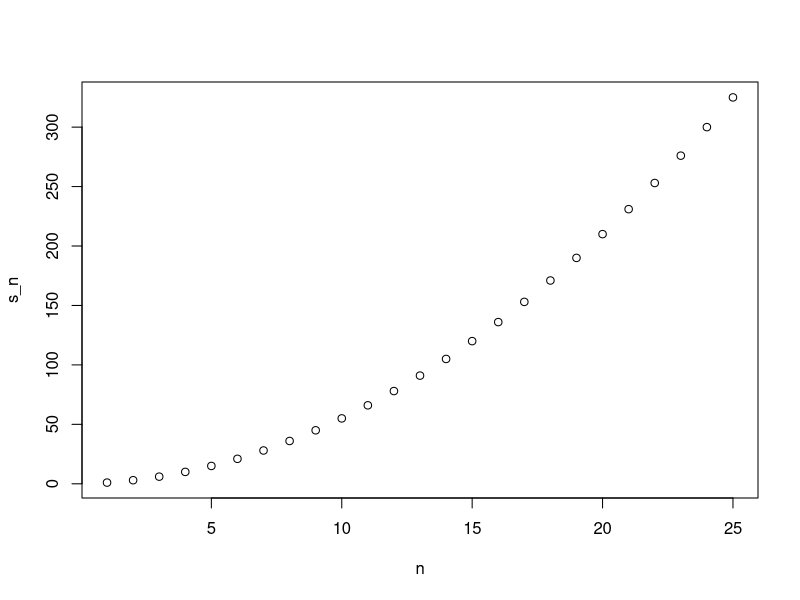
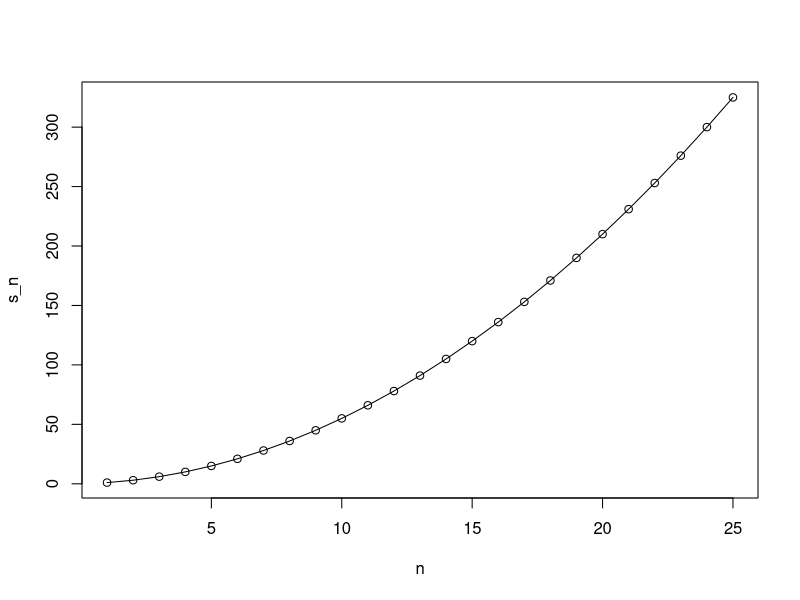
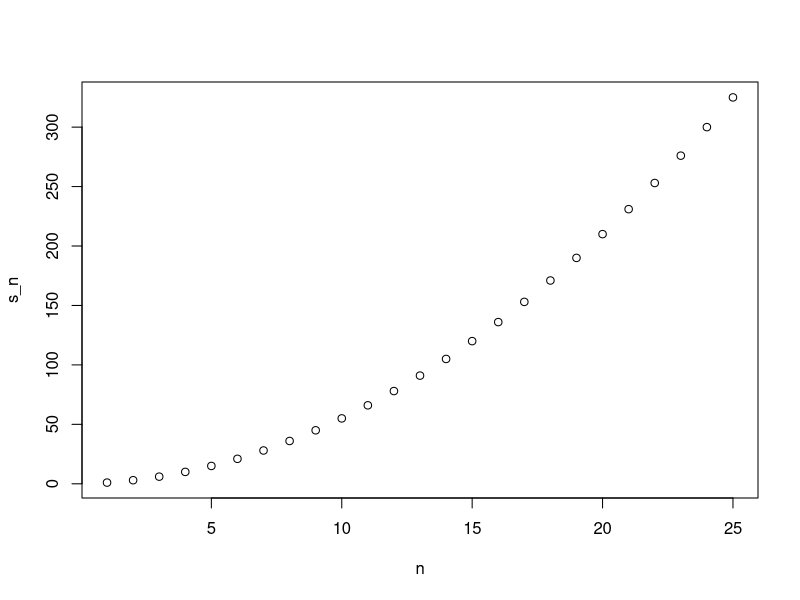
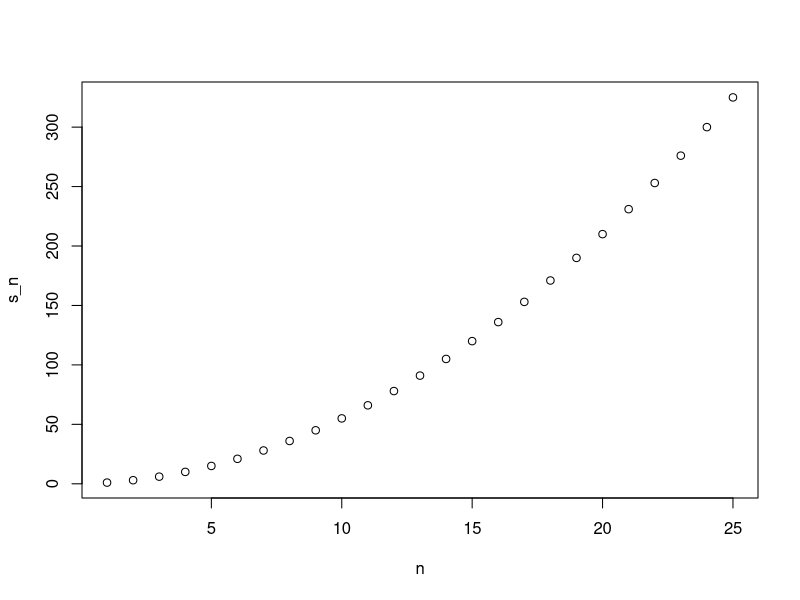
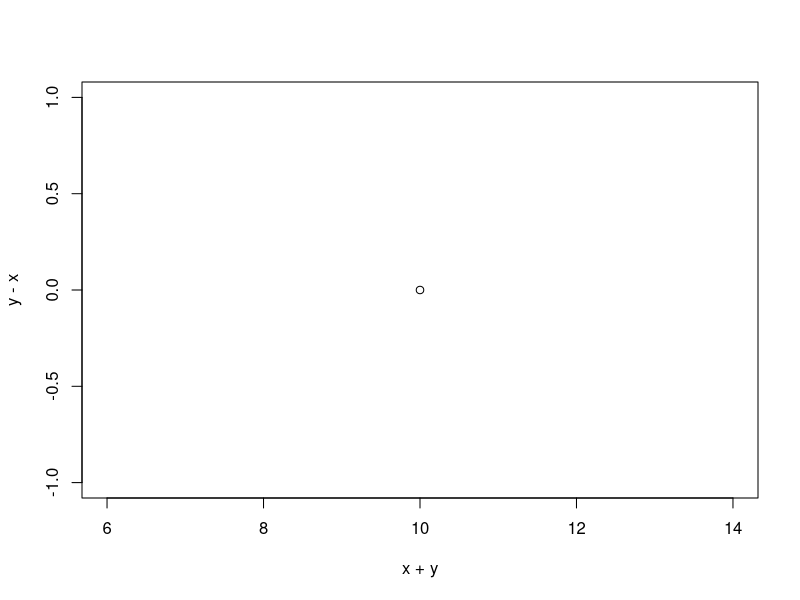
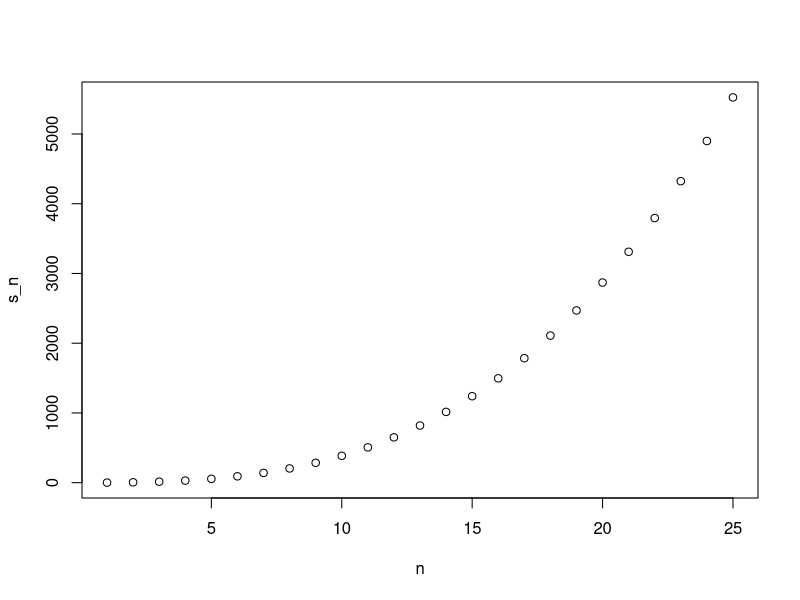

R code for these plots, in order:
# --------------------------------------------------------------------------------
#
# Conditional Expressions and Functions 14)
#
# --------------------------------------------------------------------------------

# Setup
library(dplyr)
library(dslabs)
data(murders)

a <- 0

if(a!=0){
     print(1/a)
} else{
     print("No reciprocal for 0.")
}
#> [1] "No reciprocal for 0."

# Let’s look at one more example using the US murders data frame:
     
murder_rate <- murders$total/murders$population*100000

# Here is a very simple example that tells us which states, if any, have a
# murder rate lower than 0.5 per 100,000. The if statement protects us from the
# case in which no state satisfies the condition.

ind <- which.min(murder_rate)

if(murder_rate[ind] < 0.5){
     print(murders$state[ind]) 
} else{
     print("No state has murder rate that low")
}
#> [1] "Vermont"

#If we try it again with a rate of 0.25, we get a different answer:
     
if(murder_rate[ind] < 0.25){
     print(murders$state[ind]) 
     } else{
          print("No state has a murder rate that low.")
     }
#> [1] "No state has a murder rate that low."

a <- 0
ifelse(a > 0, 1/a, NA)
#> [1] NA

# The function is particularly useful because it works on vectors. It examines
# each entry of the logical vector and returns elements from the vector provided
# in the second argument, if the entry is TRUE, or elements from the vector
# provided in the third argument, if the entry is FALSE.

a <- c(0,1,2,-4,5)
result <- ifelse(a > 0, 1/a, NA)

data(na_example)
no_nas <- ifelse(is.na(na_example), 0, na_example) 
sum(is.na(no_nas))
#> [1] 0

# Two other useful functions are any and all. The any function takes a vector of
# logicals and returns TRUE, if any of the entries is TRUE. The all function
# takes a vector of logicals and returns TRUE, if all of the entries are TRUE.
# Here is an example:
     
z <- c(TRUE, TRUE, FALSE)
any(z)
#> [1] TRUE
all(z)
#> [1] FALSE

avg <- function(x){
     s <- sum(x)
     n <- length(x)
     s/n
}

# Now avg is a function that computes the mean:
     
x <- 1:100
identical(mean(x), avg(x))
#> [1] TRUE

# Notice that variables defined inside a function are not saved in the
# workspace. So while we use s and n when we call avg, the values are created
# and changed only during the call. Here is an illustrative example:
     
s <- 3
avg(1:10)
#> [1] 5.5
s
#> [1] 3

compute_s_n <- function(n) {
     x <- 1:n
     sum(x)
}

for(i in 1:5){
     print(i)
}
#> [1] 1
#> [1] 2
#> [1] 3
#> [1] 4
#> [1] 5

# And here is the for-loop we would write for our Sn example:
     
m <- 25
s_n <- vector(length = m) # create an empty vector
     for(n in 1:m){
          s_n[n] <- compute_s_n(n)
     }

# Now we can create a plot to search for a pattern:
     
n <- 1:m
plot(n, s_n)

plot(n, s_n)
lines(n, n*(n+1)/2)

# -----------------------------------------------------------
# Vectorization and functionals
# -----------------------------------------------------------

# Although for-loops are an important concept to understand, in R we rarely use
# them. As you learn more R, you will realize that vectorization is the
# preferred over for-loops since it results in shorter and clearer code. We
# already saw examples in the Vector Arithmetic Section. A vectorized function
# is a function that will apply the same operation on each of the vectors.

x <- 1:10
sqrt(x)
#>  [1] 1.00 1.41 1.73 2.00 2.24 2.45 2.65 2.83 3.00 3.16
y <- 1:10
x*y
#>  [1]   1   4   9  16  25  36  49  64  81 100

# To make this calculation, there is no need for for-loops. But not all
# functions work this way. For instance, the function we just wrote,
# compute_s_n, does not work element-wise since it is expecting a scalar. This
# piece of code does not run the function on each entry of n:
     
n <- 1:25
compute_s_n(n)

# Functionals are functions that help us apply the same function to each entry
# in a vector, matrix, data frame or list. Here we cover the functional that
# operates on numeric, logical and character vectors: sapply.

# The function sapply permits us to perform element-wise operations on any
# function. Here is how it works:
     
x <- 1:10
sapply(x, sqrt)
#>  [1] 1.00 1.41 1.73 2.00 2.24 2.45 2.65 2.83 3.00 3.16

# Here each element of x is passed on to the function sqrt and the result is
# returned. These results are concatenated. In this case, the result is a vector
# of the same length as the original x. This implies that the for-loop above can
# be written as follows:
     
n <- 1:25
s_n <- sapply(n, compute_s_n)
plot(n, s_n)

# -----------------------------------------------------------
# Map
# -----------------------------------------------------------

# Another series of functionals are provided by the purrr package. These are
# similar to sapply, but, in some instances, they are somewhat easier to use for
# beginners. The general idea is the same

library(purrr)
n <- 1:25
s_n <- map(n, compute_s_n)

# One advantage that becomes clear later is that with the purrr functionals you
# know what type of object you will get back. This is different with sapply that
# can return several different types. The map function always returns a list.

class(s_n)
#> [1] "list"

# If we want a numeric vector we can instead use:
     
s_n <- map_dbl(n, compute_s_n)
plot(n, s_n)

# -----------------------------------------------------------
# Matrices
# -----------------------------------------------------------

# Matrices are another type of object that are common in R. Matrices are similar
# to data frames in that they are two dimensional: they have rows and columns.
# However, like numeric, character and logical vectors, entries in matrices have
# to be all the same type. For this reason data frames are much more useful for
# storing data, since we can have characters, factors and numbers in them.

# Yet matrices have a major advantage over data frames and it’s that we can
# perform a very powerful type of mathematics operations with them called matrix
# algebra. We do not describe these operations in this book, but much of what
# happens in the background when you perform a data analysis involves matrices.
# For this reason, and others, some of the functions we will learn return
# matrices. We will describe them briefly here.

# One way matrices show up is if a function called with sapply returns two or
# more values. For example, suppose we write a function that for any number x
# returns x, x^2 and x^3:
     
cubic <- function(x) {
     c(x, x^2, x^3)
}
cubic(2)
#> [1] 2 4 8

# If we use sapply to compute these three numbers for each of the elements in a
# vector, R automatically binds the results as columns in a matrix:
     
n <- seq(1,5)
mat <- sapply(n, cubic)
mat
#>      [,1] [,2] [,3] [,4] [,5]
#> [1,]    1    2    3    4    5
#> [2,]    1    4    9   16   25
#> [3,]    1    8   27   64  125

# Accessing matrix values

# You can access specific entries in a matrix using [. If you want the second
# row, third column you use:
                                                        
mat[2,3]
#> [1] 9

# If you want the entire second row, you leave the column spot empty:
                                                        
mat[2, ]
#> [1]  1  4  9 16 25

# Notice that this returns a vector, not a matrix.
                                                   
# Similarly, if you want the entire third column, you leave the row spot entry:
                                                        
mat[ ,3]
#> [1]  3  9 27

# This is also a vector, not a matrix. You can access more than one column or
# more than one row if you like. This will give you a new matrix.
                                                   
mat[ ,2:4]
#>      [,1] [,2] [,3]
#> [1,]    2    3    4
#> [2,]    4    9   16
#> [3,]    8   27   64

# You can subset both rows and columns:
                                                        
mat[1:2,2:4]
#>      [,1] [,2] [,3]
#> [1,]    2    3    4
#> [2,]    4    9   16

# In some of our illustrations, we will convert matrices into data frames so
# that we can, for example, use them with dplyr. For this we can use the
# function as.data.frame:
                                                        
as.data.frame(mat)
#>   V1 V2 V3 V4  V5
#> 1  1  2  3  4   5
#> 2  1  4  9 16  25
#> 3  1  8 27 64 125

# You can also use the [ to access rows and columns of a data frame:

data("murders")
murders[25, 1]
#> [1] "Mississippi"

murders[2:3, ]
#>     state abb region population total
#> 2  Alaska  AK   West     710231    19
#> 3 Arizona  AZ   West    6392017   232

# ----------------------------------------------------------
# Excercises for Assessment 9
# ----------------------------------------------------------

x <- c(1,2,-3,4)
if(all(x>0)){
     print("All Positives")
} else{
     print("Not All Positives")
}

# Assign the state abbreviation when the state name is longer than 8 
# characters
new_names <- ifelse(nchar(murders$state) > 8, murders$abb, murders$state)

# Create function called `sum_n`
sum_n <- function(n){
     v <- 1:n
     sum(v)
}
# Use the function to determine the sum of integers from 1 to 5000
sum_n(5000)

# Create `altman_plot` 
altman_plot <- function(x, y){
     plot(x + y, y - x)
}
altman_plot(5,5)

# Run this code 
x <- 3
my_func <- function(y){
     x <- 5
     y+5
     print(x)
}
my_func(x)
# Print value of x 
print(x)

# Here is an example of function that adds numbers from 1 to n
example_func <- function(n){
     x <- 1:n
     sum(x)
}

# Here is the sum of the first 100 numbers
example_func(100)

# Write a function compute_s_n that with argument n and returns of 1 + 2^2 + ...+ n^2
compute_s_n <- function(n){
     s <- 0
     for (i in 1:n){
          s <- s + i^2
     }
     s
}
# Report the value of the sum when n=10
print(compute_s_n(10))

# Define a function and store it in `compute_s_n`
compute_s_n <- function(n){
     x <- 1:n
     sum(x^2)
}

# Create a vector for storing results
s_n <- vector("numeric", 25)

# write a for-loop to store the results in s_n
for (i in 1:25){
     s_n[i] <- compute_s_n(i)
}
print(s_n)

# Define the function
compute_s_n <- function(n){
     x <- 1:n
     sum(x^2)
}

# Define the vector of n
n <- 1:25

# Define the vector to store data
s_n <- vector("numeric", 25)
for(i in n){
     s_n[i] <- compute_s_n(i)
}

#  Create the plot 
plot(n, s_n)

# Define the function
compute_s_n <- function(n){
     x <- 1:n
     sum(x^2)
}

# Define the vector of n
n <- 1:25

# Define the vector to store data
s_n <- vector("numeric", 25)
for(i in n){
     s_n[i] <- compute_s_n(i)
}

# Check that s_n is identical to the formula given in the instructions.
identical(s_n[25], (25*(25+1)*((2*25)+1))/6)
